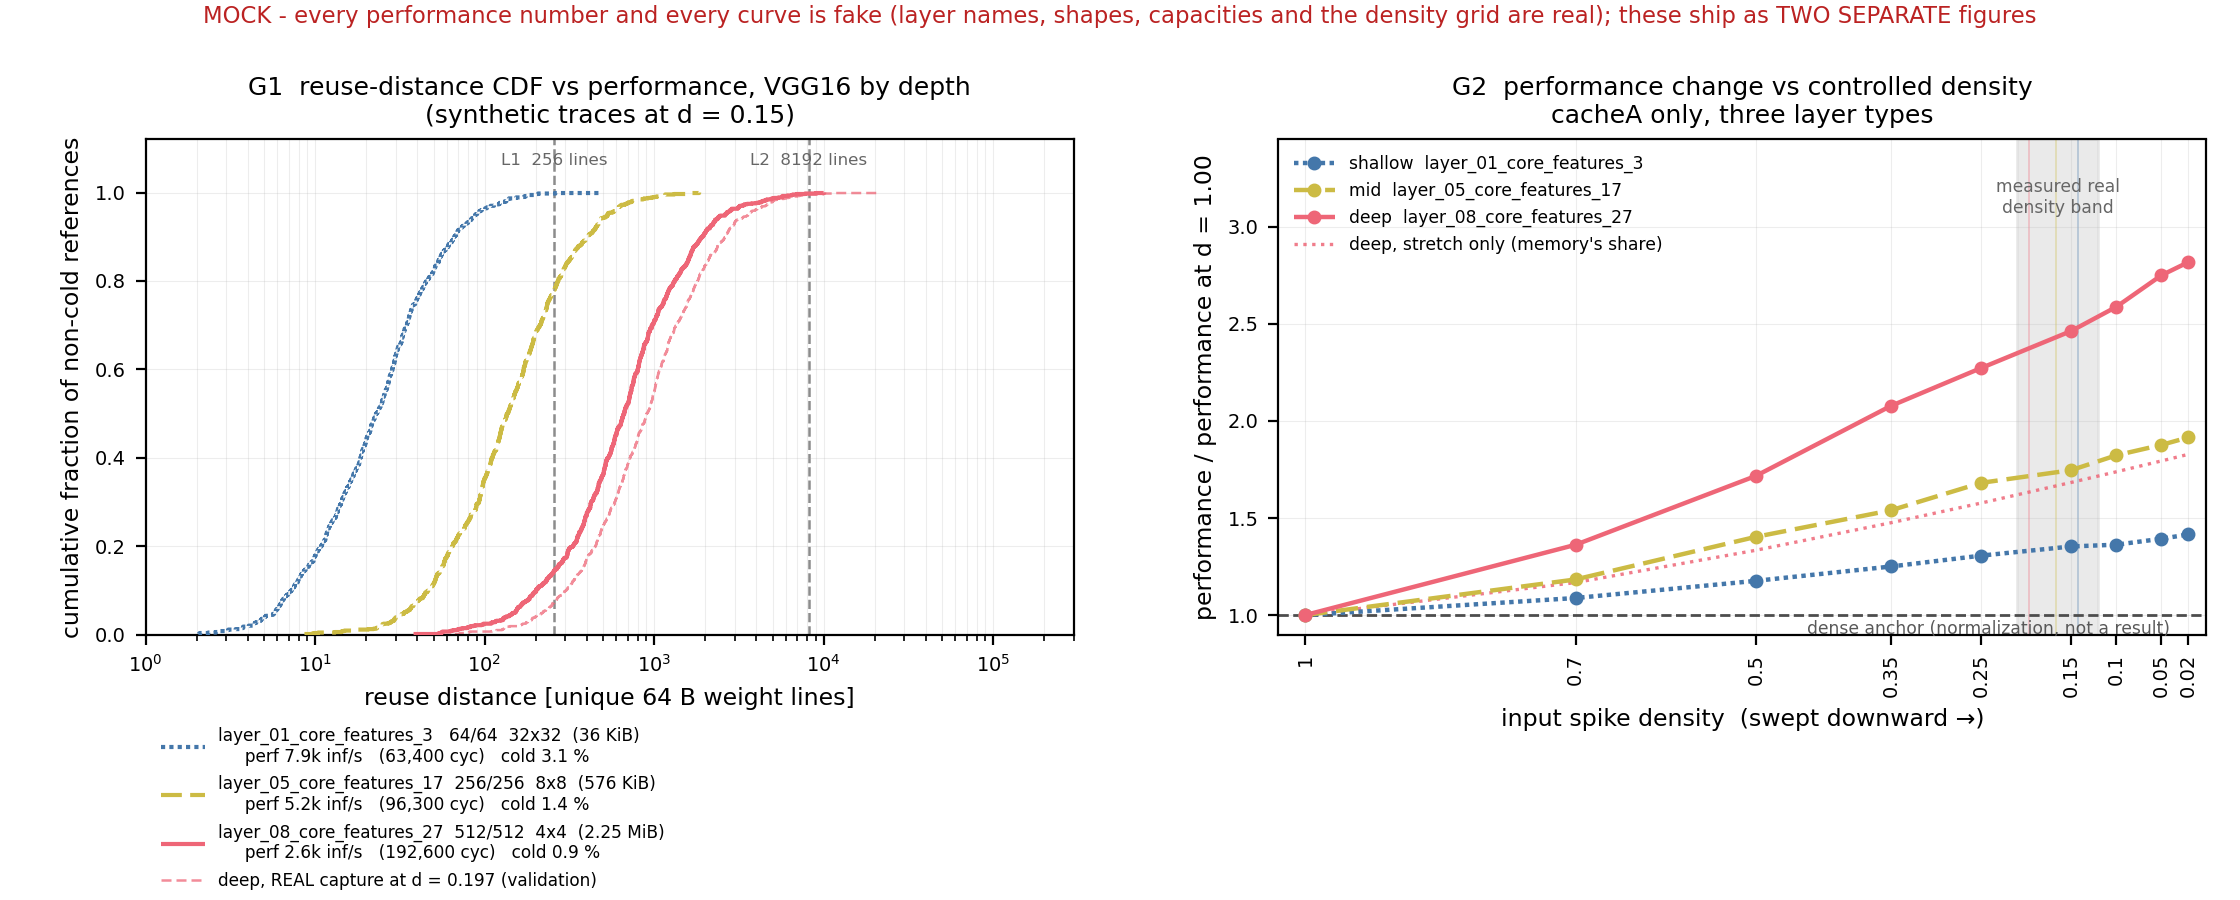

Write the Python code that produced this figure.
#!/usr/bin/env python3
"""Mock of the RQ5 figures (zoo/sensitivity/docs/plan.md) - FAKE numbers.

PERFORMANCE is the reported metric in both graphs (performance = 1 / T_s;
normalized, it is an inverse cycle ratio).

  G1  reuse-distance CDF across the swept VGG16 layers, TIED TO PERFORMANCE:
      one step curve per layer, and each legend entry carries that layer's
      performance, so CDF shape is checked against performance in one graph.
      The deep layer also carries a thin dashed REAL-CAPTURE validation
      curve, drawn for that layer alone to show the encoding Q6 decides on.
  G2  performance CHANGE vs density, swept DOWNWARD, three curves = the three
      layer types. cacheA only - no spad, no cacheB (plan, "The arms").
      y(d) = performance(d) / performance(d=1.00) for that same layer, which
      is what lets three layers whose absolute cycle counts differ by >10x
      share one panel.

These ship as TWO SEPARATE single-column floats; they are drawn into one
image here for review convenience only (plan, "Figure form").

REAL: layer names and shapes (zoo/wt500_fig3cfg/layer_shapes.md:217-231),
the L1/L2 capacity rules in lines (16384/64 = 256, 524288/64 = 8192), the
nine-point density grid, and the measured real input densities.
FAKE: every performance number, every CDF, every cycle count.
"""

import numpy as np
import matplotlib
matplotlib.use("Agg")
import matplotlib.pyplot as plt

rng = np.random.default_rng(11)

L1_LINES, L2_LINES = 256, 8192          # 16 KiB / 64 B, 512 KiB / 64 B
GRID = [1.00, 0.70, 0.50, 0.35, 0.25, 0.15, 0.10, 0.05, 0.02]
G1_DENSITY = 0.15                        # the grid point G1 is conditioned on

# (key, label, colour, dash, knee of the fake CDF, measured real density,
#  FAKE performance at d=0.15 in inferences/s, FAKE total_cycles)
LAYERS = [
    ("shallow", "layer_01_core_features_3   64/64  32x32  (36 KiB)",
     "#4477aa", (0, (1, 1)),   22.0, 0.1424, 7.9e3, 63_400),
    ("mid",     "layer_05_core_features_17  256/256  8x8  (576 KiB)",
     "#ccbb44", (0, (5, 2)),  140.0, 0.1669, 5.2e3, 96_300),
    ("deep",    "layer_08_core_features_27  512/512  4x4  (2.25 MiB)",
     "#ee6677", (0, ()),      620.0, 0.1968, 2.6e3, 192_600),
]

fig, (ax1, ax2) = plt.subplots(1, 2, figsize=(11.2, 4.5))

# =========================== G1: CDF tied to performance ===================
def fake_cdf(knee, n=900):
    """Fake reuse distances: lognormal around a per-layer knee, so the deeper
    layer's mass sits further right and crosses the capacity rules later."""
    d = rng.lognormal(np.log(knee), 0.85, n)
    x = np.sort(d)
    return x, np.arange(1, n + 1) / n

ax1.axvline(L1_LINES, color="0.55", lw=0.9, ls="--", zorder=1)
ax1.axvline(L2_LINES, color="0.55", lw=0.9, ls="--", zorder=1)

for key, label, colour, dash, knee, dreal, perf, cycles in LAYERS:
    x, y = fake_cdf(knee)
    cold = {"shallow": 3.1, "mid": 1.4, "deep": 0.9}[key]
    # Performance in the legend is what makes G1 one graph rather than a CDF
    # panel plus a performance panel.
    lbl = (f"{label}\n     perf {perf/1e3:.1f}k inf/s   "
           f"({cycles:,} cyc)   cold {cold:.1f} %")
    ax1.step(x, y, where="post", color=colour, ls=dash, lw=1.5, label=lbl,
             zorder=3)
    # Real-capture validation curve (plan S4, Q6): drawn for the deep layer
    # alone, so the encoding is visible without doubling G1's curve count.
    if key == "deep":
        xv, yv = fake_cdf(knee * 1.45)
        ax1.step(xv, yv, where="post", color=colour, ls=(0, (4, 2)), lw=0.9,
                 alpha=0.75, zorder=2,
                 label="deep, REAL capture at d = 0.197 (validation)")

# Rule labels go in the headroom ABOVE every curve: at the bottom of the
# panel they sit exactly where the deep layer's CDF crosses the L1 rule.
ax1.text(L1_LINES, 1.055, "L1  256 lines", fontsize=6.0, color="0.4",
         ha="center", va="bottom")
ax1.text(L2_LINES, 1.055, "L2  8192 lines", fontsize=6.0, color="0.4",
         ha="center", va="bottom")

ax1.set_xscale("log")
ax1.set_xlim(1, 3e5)
ax1.set_ylim(0, 1.12)
ax1.set_xlabel("reuse distance [unique 64 B weight lines]", fontsize=8.5)
ax1.set_ylabel("cumulative fraction of non-cold references", fontsize=8.5)
ax1.set_title(f"G1  reuse-distance CDF vs performance, VGG16 by depth\n"
              f"(synthetic traces at d = {G1_DENSITY})", fontsize=9)
# Below the panel: the three-line entries are too tall to sit inside
# without covering one of the curves they describe.
ax1.legend(fontsize=6.1, loc="upper left", bbox_to_anchor=(0.0, -0.155),
           bbox_transform=ax1.transAxes, frameon=False, labelspacing=0.55,
           handlelength=2.6)

# =========================== G2: performance change vs density =============
def fake_perf_change(d, strength):
    """Fake performance change relative to the dense anchor d=1.00.
    Rises as density falls; a bigger layer gains more, because more of its
    weight footprint is skipped once spikes gate the fetch."""
    return 1.0 + strength * (1.0 - np.asarray(d)) ** 1.35

STRENGTH = {"shallow": 0.42, "mid": 0.95, "deep": 1.85}

g = np.array(GRID)
for key, label, colour, dash, knee, dreal, perf, cycles in LAYERS:
    y = fake_perf_change(g, STRENGTH[key]) * rng.normal(1, 0.012, len(g))
    y[0] = 1.0                                   # the anchor is exact
    ax2.plot(g, y, marker="o", ms=4, lw=1.6, color=colour, ls=dash,
             label=f"{key}  {label.split()[0]}", zorder=3)
    # Measured real density for this layer: interpolation vs extrapolation.
    ax2.axvline(dreal, color=colour, lw=0.7, alpha=0.30, zorder=1)

# The stretch-only companion series, drawn for the deep layer alone so the
# encoding is visible without doubling the curve count (plan Q12).
ys = fake_perf_change(g, 1.85 * 0.46)
ax2.plot(g, ys, lw=1.2, ls=":", color="#ee6677", alpha=0.85, zorder=2,
         label="deep, stretch only (memory's share)")

ax2.axhline(1.0, color="0.3", lw=1.0, ls="--", zorder=2)
# Anchored at the sparse end: at the dense end the rule label sits under
# the three curves as they leave 1.0.
ax2.text(0.04, 0.975, "dense anchor (normalization, not a result)",
         fontsize=6.2, color="0.35", va="top", ha="right")

ax2.axvspan(0.12, 0.21, color="0.85", alpha=0.55, zorder=0)
ax2.text(0.165, 3.25, "measured real\ndensity band", fontsize=6.2,
         color="0.4", ha="center", va="top")

ax2.set_xlim(1.03, 0.0)                  # DECREASING left to right
ax2.set_xticks(GRID)
ax2.set_xticklabels([f"{v:g}" for v in GRID], fontsize=6.8, rotation=90)
ax2.set_ylim(0.90, 3.45)
ax2.set_xlabel("input spike density  (swept downward →)", fontsize=8.5)
ax2.set_ylabel("performance / performance at d = 1.00", fontsize=8.5)
ax2.set_title("G2  performance change vs controlled density\n"
              "cacheA only, three layer types", fontsize=9)
ax2.legend(fontsize=6.2, loc="upper left", frameon=False, handlelength=2.4)

for ax in (ax1, ax2):
    ax.grid(alpha=0.22, lw=0.4, which="both")
    ax.tick_params(labelsize=7)

fig.suptitle("MOCK - every performance number and every curve is fake "
             "(layer names, shapes, capacities and the density grid are real); "
             "these ship as TWO SEPARATE figures",
             fontsize=8.2, color="#bb2222", y=0.995)
fig.subplots_adjust(left=0.065, right=0.985, top=0.845, bottom=0.295,
                    wspace=0.22)
for ext in ("png", "pdf"):
    fig.savefig(f"sensitivity_mock.{ext}", dpi=200)
print("-> sensitivity_mock.png / .pdf")
